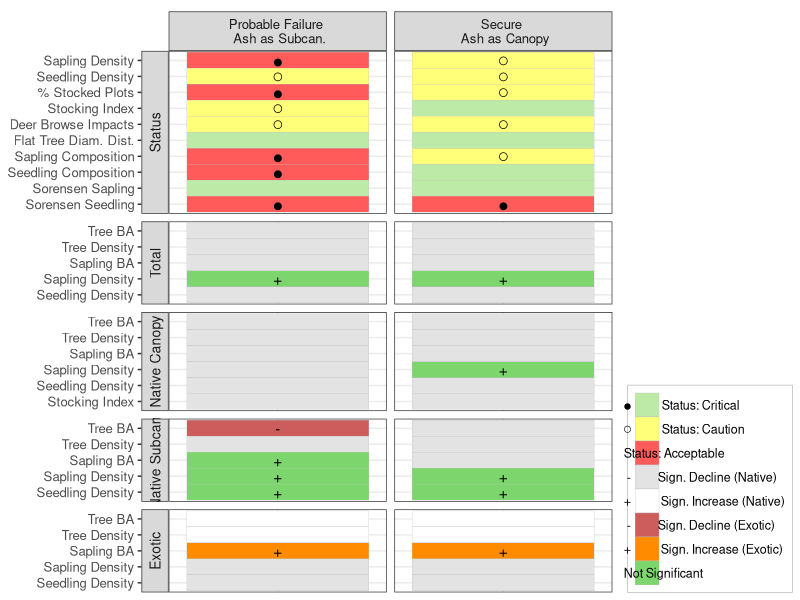
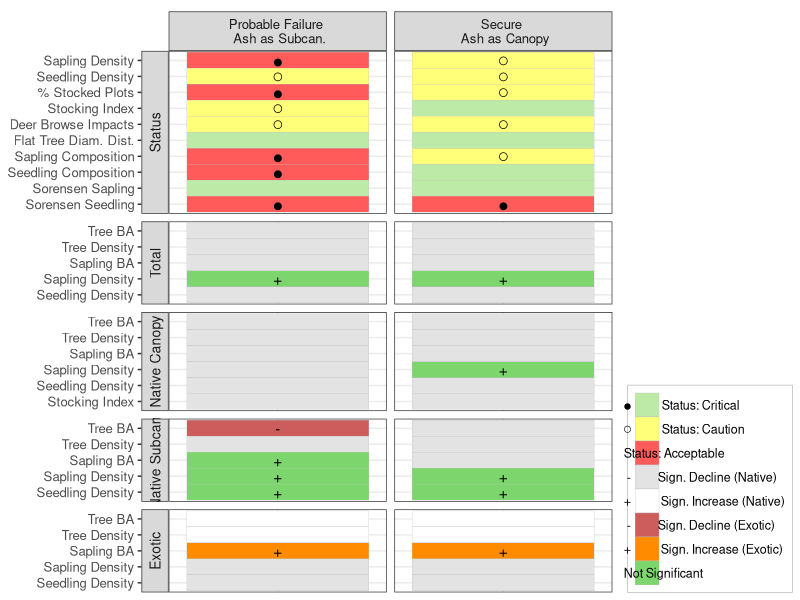

The R source for these figures, in order:
library(tidyverse)

reg_stat <- read.csv("./results/20220325/results_for_Fig2_ash_subcan.csv") %>% 
  filter(park == "GETT") %>% mutate(type = "Probable Failure \n Ash as Subcan.")
reg_stat_frax <- read.csv("./results/20220325/results_for_Fig2_ash_as_can.csv") %>% 
  mutate(type = "Secure \n Ash as Canopy")

names(reg_stat)
names(reg_stat_frax)

reg_comb <- rbind(reg_stat, reg_stat_frax) %>% arrange(desc(type), order)
#reg_comb$type_ord <- reorder(reg_comb$type, desc(reg_comb$type))
head(reg_comb)

reg_comb$label_order <- factor(reg_comb$labels, 
                               levels = c("Tree BA", "Tree Density", "Sapling BA", "Sapling Density", "Seedling Density", 
                                          "% Stocked Plots", "Stocking Index","Deer Browse Impacts", "Flat Tree Diam. Dist.",
                                          "Sapling Composition", "Seedling Composition", 
                                          "Sorensen Sapling", "Sorensen Seedling"))

reg_comb$metgrp <- factor(reg_comb$metgrp, levels = c("Status", "Total", "Native Canopy", "Native Subcan.",
                                                      "Exotic"))
#reg_comb$type <- reorder(reg_comb$type, desc(reg_comb$type))
head(reg_comb)

#write.csv(reg_comb, "./results/20220325/results_for_Fig2_ash_can_nocan.csv", row.names = F)

results_plot <- 
  ggplot(reg_comb, aes(x = type, y = label_order))+
  geom_tile(aes(fill = sign), color = 'grey')+
  geom_text(aes(label = case_when(sign == "critical" ~ "●",
                                  sign == "caution" ~ "○",
                                  sign == "signdec_bad" ~ "-",
                                  sign == "signinc_bad" ~ "+", 
                                  sign == "signdec_good" ~ "-",
                                  sign == "signinc_good" ~ "+", 
                                  TRUE ~ "")))+
  facet_grid(metgrp ~ type, scales = 'free', space = 'free', switch = "y")+
  scale_fill_manual(values = c('critical' = "#FF5B5B", 
                               'caution' = "#FFFF79",
                               'acceptable' = '#BDEBA7',
                               "signdec_bad" = "#CD5C5C", 
                               "signinc_good" = "#7DD66D", #"#228B22",
                               "signdec_good" = "#6DA6D6", 
                               "signinc_bad" = "#FF8C00",
                               "nonsign" = "#E3E3E3", "notmod" = "white"),
                    labels = c("●          Status: Critical",
                               "○          Status: Caution",
                               "Status: Acceptable",
                               " -         Sign. Decline (Native)",
                               "+          Sign. Increase (Native)",
                               " -         Sign. Decline (Exotic)",
                               "+          Sign. Increase (Exotic)",
                               "Not Significant",
                               "Not Modeled"),
                    name = NULL)+
  scale_x_discrete(position = 'top')+
  scale_y_discrete(limits = rev)+
  theme_bw()+
  theme(axis.text.x = element_blank(),#(angle = 90),
        axis.ticks.x = element_blank(),
        axis.text = element_text(size = 9.5),
        strip.text.y = element_text(size = 10),
        strip.text.x = element_text(size = 9.5),
        text = element_text(size = 9),
        #strip.placement = 'outside',
        legend.spacing.x = unit(0.5, 'cm'),
        legend.position = 'right', legend.justification = 'bottom',
        legend.title = element_text(size = 9), 
        legend.text = element_text(size = 9, margin = margin(l = -0.9, unit = 'cm')),
        legend.background = element_rect(color = "#B9B9B9", size = 0.25))+
  labs(x = NULL, y = NULL)+ 
  guides(fill = guide_legend(ncol = 1, # byrow = FALSE, 
                             hjust = 1))

results_plot

ggsave('./results/20220325/results_grid_symbols_GETT.svg', height = 8, width = 6, units = 'in')
